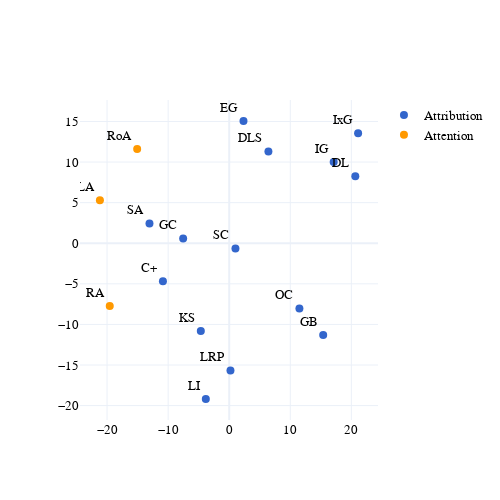

Here is the notebook cell this chart was saved with:
### Markdown cell above
#### MDS Plot

### Code cell
from sklearn.manifold import MDS
mds = MDS(n_components=2, random_state=0)
X_transformed = mds.fit_transform(df_table.iloc[:,0:27])

import plotly.graph_objects as go
import plotly.express as px
colors = px.colors.qualitative.G10

fig = go.Figure()

fig.add_trace(go.Scatter(
    x=X_transformed[:-3,0],
    y=X_transformed[:-3,1],
    mode='markers+text',
    text = ["OC","LI","KS","SA","IxG", "GB","GC","SC","C+", "IG", "EG", "DL", "DLS", "LRP"],
    textposition="top left",
    name = "Attribution",
    marker = dict(color=colors[0], size = 8)
))

fig.add_trace(go.Scatter(
    x=X_transformed[-3:,0],
    y=X_transformed[-3:,1],
    mode='markers+text',
    text = ["RA", "RoA", "LA"],
    textposition="top left",
    name = "Attention",
    marker = dict(color=colors[2], size = 8)
))

#fig.update_xaxes(range=[-15.2,15.2], tickvals=[-15,-7.5,0,7.5,15], zerolinewidth = 3)
#fig.update_yaxes(range=[-10.1,10.1], zerolinewidth = 3)

fig.update_layout(
    height=500,
    width=500,
    font=dict(
        family="Helvetica",
        color="#000000",
        size = 13
    ),
    template = "plotly_white"
)

fig.write_image(os.getcwd() + "/data/figures/mds_plot.png", scale=2)
fig.show()

### Figure 1 — Plotly figure (JSON) as saved in the notebook; plotly's stock layout.template omitted (floating-point values rounded to 4 significant figures)
{"data": [{"marker": {"color": "#3366CC", "size": 8}, "mode": "markers+text", "name": "Attribution", "text": ["OC", "LI", "KS", "SA", "IxG", "GB", "GC", "SC", "C+", "IG", "EG", "DL", "DLS", "LRP"], "textposition": "top left", "type": "scatter", "x": [11.5, -3.83, -4.648, -13.05, 21.1, 15.39, -7.541, 1.022, -10.85, 17.11, 2.338, 20.65, 6.419, 0.2074], "y": [-8.041, -19.19, -10.8, 2.422, 13.55, -11.31, 0.584, -0.6462, -4.67, 10.0, 15.06, 8.242, 11.31, -15.69]}, {"marker": {"color": "#FF9900", "size": 8}, "mode": "markers+text", "name": "Attention", "text": ["RA", "RoA", "LA"], "textposition": "top left", "type": "scatter", "x": [-19.56, -15.07, -21.17], "y": [-7.718, 11.61, 5.284]}], "layout": {"font": {"color": "#000000", "family": "Helvetica", "size": 13}, "height": 500, "width": 500}}
